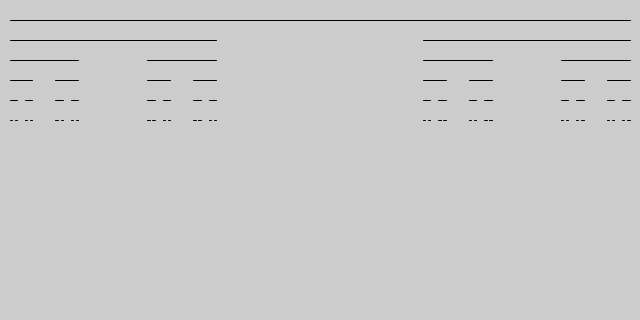
Frame 1 (no input)
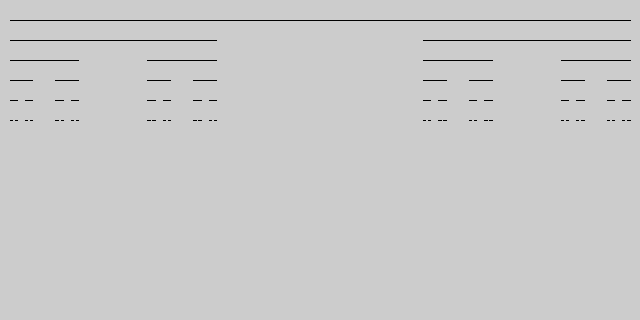
Frame 60 (the mouse pressed at the canvas centre just before this capture)
Frame 120 (the mouse held since frame 60 and released just before this capture): identical to frame 60, image omitted

The Processing sketch that drew these frames (run headless with seeded random() and noise(); from frame 60 on, the mouse is pressed at the canvas centre):

// Processing sketch: CantorSet
// ── CantorSet.pde
void setup() {
  size(640, 320);
}

void draw() {
  cantor(10, 20, width-20);
}

void cantor(float x, float y, float len) {
  if (len >= 1) {
    line(x,y,x+len,y);
    
    y += 20;
    
    cantor(x,y,len/3);
    cantor(x+len*2/3,y,len/3);
  }
}
